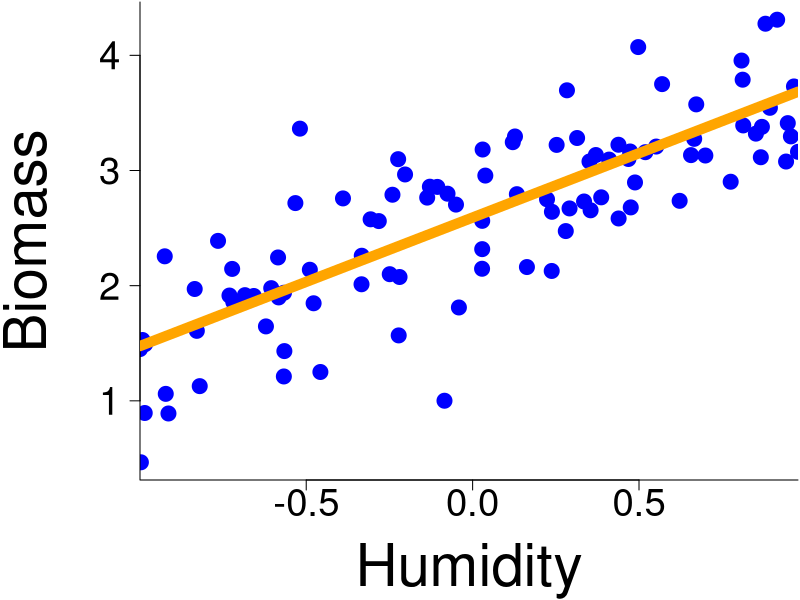
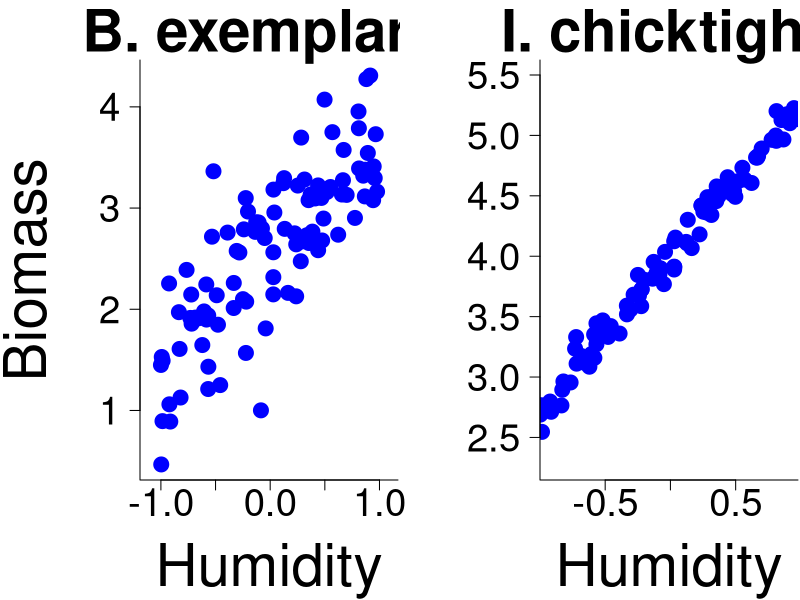

Recreate these plots in R, in order.
## ---- chunk 1
# Simulate some data
set.seed(42) # The answer !

covParam <- matrix(c(0.6, 0.3,0.3,0.8), 2, 2)
meanParam <- c(1.5, 0.2)
param <- MASS::mvrnorm(1, mu = meanParam, Sigma = covParam)
yintercept <- param[1]
slope <- param[2]
obs_error <- 0.5

x <- runif(100, min = -1, max = 1)
y_mean <- yintercept + slope * x
y_obs <- rnorm(100, mean = y_mean, sd = obs_error)

b.exemplaris <- y_obs
humidity <- x

par(mar = c(6,7,0.1,0.1))
plot(x, y_obs,
     pch = 19,
     col="blue", 
     las=1,
     cex.axis=2.3,
     bty="L",
     xaxs="i",
     xlab = "",
     ylab = "",
     cex = 2)

mtext("Humidity", side = 1, line = 4.5, cex = 3.5)
mtext("Biomass", side = 2, line = 4.5, cex = 3.5)

abline(a = yintercept,
       b = slope,
       lwd = 10,
       col = "orange")
## ---- chunk 2
# Simulate some data
set.seed(42) # The answer !

yintercept <- 4
slope <- 1.3
obs_error <- 0.5
obs_error_small <- 0.1

y_mean <- yintercept + slope * humidity
y_obs <- rnorm(100, mean = y_mean, sd = obs_error)
y_obs_small <- rnorm(100, mean = y_mean, sd = obs_error_small)

par(mfrow = c(1,2),
    mar = c(6,7,3,0.1))

plot(humidity, b.exemplaris,
     pch = 19,
     col="blue", 
     las=1,
     cex.axis=2.3,
     bty="L",
     xaxs="i",
     xlab = "",
     ylab = "",
     cex = 2,
     asp = 1,
     main = "B. exemplaris",
     cex.main = 3.5)

mtext("Humidity", side = 1, line = 4.5, cex = 3.5)
mtext("Biomass", side = 2, line = 4.5, cex = 3.5)

plot(humidity, y_obs_small,
     pch = 19,
     col="blue", 
     las=1,
     cex.axis=2.3,
     bty="L",
     xaxs="i",
     xlab = "",
     ylab = "",
     cex.lab = 2.5,
     cex = 2,
     asp = 1,
     main = "I. chicktighii",
     cex.main = 3.5)

mtext("Humidity", side = 1, line = 4.5, cex = 3.5)


# For the next slide
i.chicktighii <- y_obs_small
## ---- chunk 3
# Regression model
regBexemplaris <- lm(b.exemplaris ~ humidity)
regIchicktighii <- lm(i.chicktighii ~ humidity)

# Summary
summaryRegBexemplaris <- summary(regBexemplaris)
summaryRegIchicktighii <- summary(regIchicktighii)
## ---- chunk 4
# Estimated coefficients
summaryRegBexemplaris$coefficients[,1:2]

# Estimated variance
summaryRegBexemplaris$sigma
## ---- chunk 5
# Estimated coefficients
summaryRegIchicktighii$coefficients[,1:2]

# Estimated variance
summaryRegIchicktighii$sigma
## ---- chunk 6
A <- matrix(c(3, 1, 5, -2), nrow = 2, ncol = 2)
A
t(A)
## ---- chunk 7
A <- matrix(c(3, 1, 5, -2), nrow = 2, ncol = 2)
c <- 0.3
c*A 
## ---- chunk 8
A <- matrix(c(3, 1, 5, -2), nrow = 2, ncol = 2)
x <- matrix(c(2,5), nrow = 2, ncol = 1)
A %*% x
